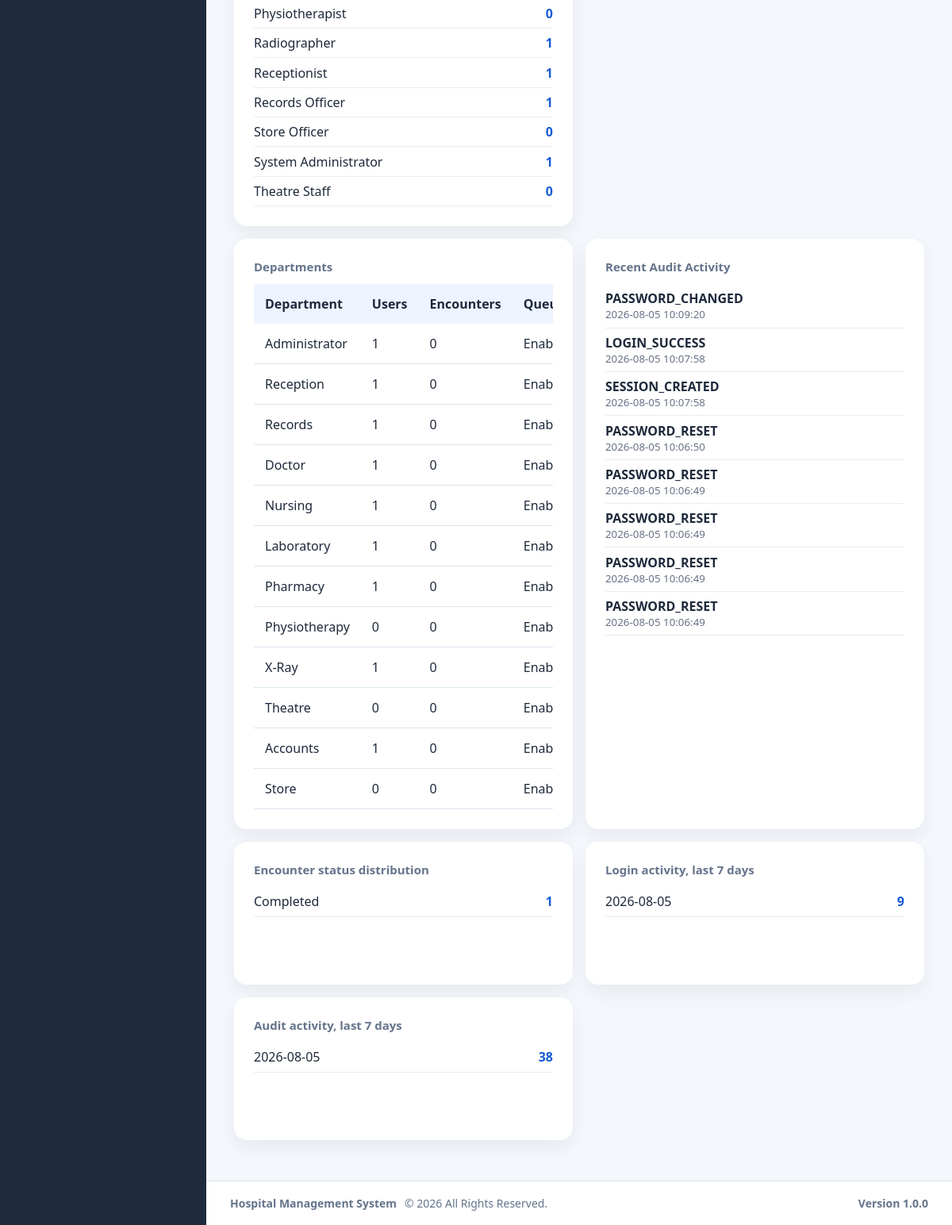
/dashboard/admin.php (signed in, lower part), run on an earlier commit of the app's database.
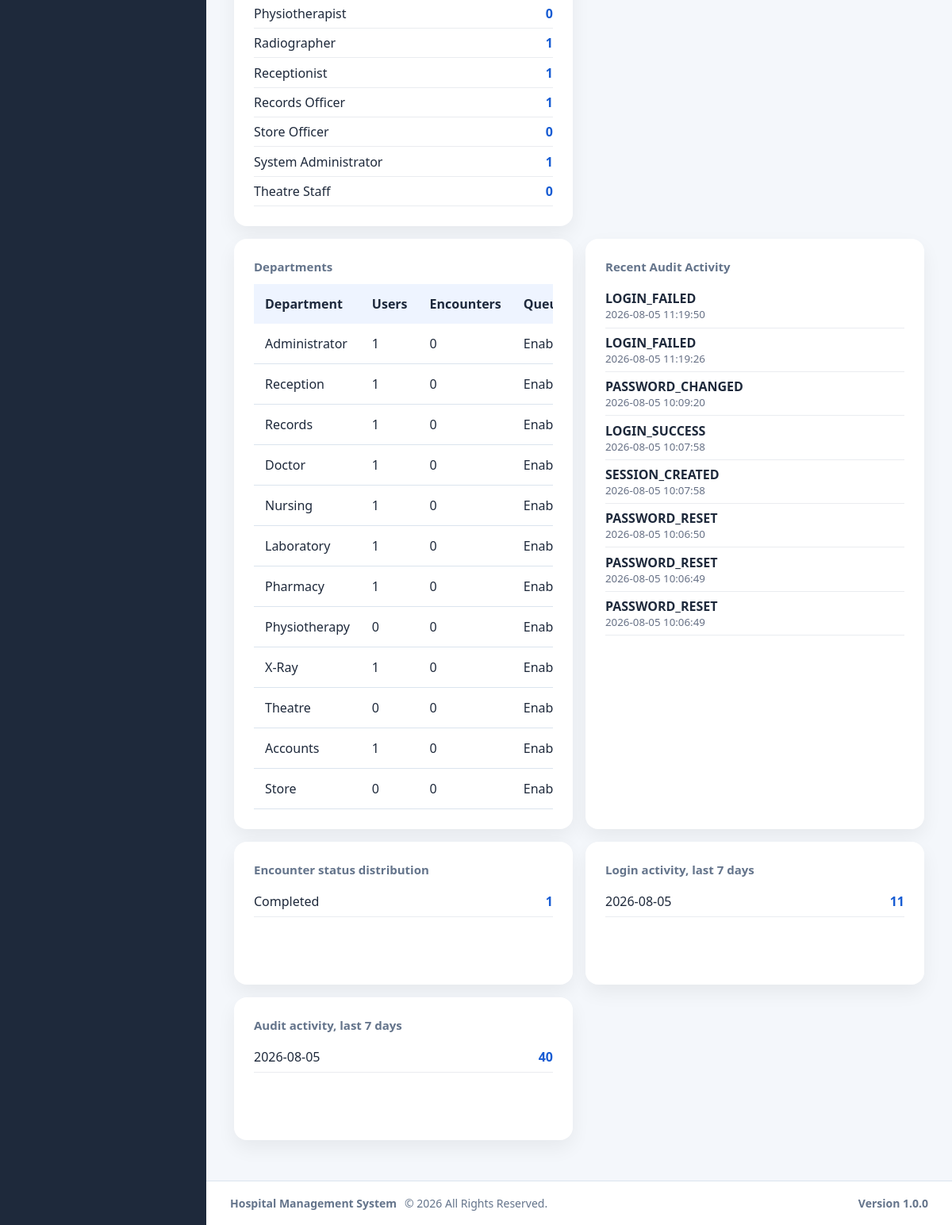
And on a later commit of the database.
### tables this page shows
CREATE TABLE `departments` (
  `id` int(11) NOT NULL AUTO_INCREMENT,
  `department_name` varchar(100) NOT NULL,
  `department_code` varchar(30) NOT NULL,
  `description` text DEFAULT NULL,
  `location` varchar(150) DEFAULT NULL,
  `contact_extension` varchar(30) DEFAULT NULL,
  `department_type` enum('Clinical','Administrative','Diagnostic','Support') NOT NULL DEFAULT 'Support',
  `queue_enabled` tinyint(1) NOT NULL DEFAULT 1,
  `is_active` tinyint(1) NOT NULL DEFAULT 1,
  `display_order` int(11) NOT NULL DEFAULT 0,
  `created_at` timestamp NOT NULL DEFAULT current_timestamp(),
  `updated_at` timestamp NULL DEFAULT NULL ON UPDATE current_timestamp(),
  PRIMARY KEY (`id`),
  UNIQUE KEY `uq_departments_name` (`department_name`),
  UNIQUE KEY `uq_departments_code` (`department_code`),
  KEY `idx_departments_active` (`is_active`),
  KEY `idx_departments_type` (`department_type`),
  KEY `idx_departments_queue` (`queue_enabled`)
);

CREATE TABLE `audit_logs` (
  `id` int(11) NOT NULL AUTO_INCREMENT,
  `user_id` int(11) DEFAULT NULL,
  `visit_id` int(11) DEFAULT NULL,
  `patient_id` int(11) DEFAULT NULL,
  `module` varchar(100) NOT NULL,
  `action` varchar(100) NOT NULL,
  `description` text DEFAULT NULL,
  `ip_address` varchar(50) DEFAULT NULL,
  `user_agent` varchar(255) DEFAULT NULL,
  `department_id` int(11) DEFAULT NULL,
  `severity` varchar(20) NOT NULL DEFAULT 'INFO',
  `event_type` varchar(100) NOT NULL DEFAULT 'GENERAL',
  `created_at` timestamp NOT NULL DEFAULT current_timestamp(),
  PRIMARY KEY (`id`),
  KEY `idx_audit_user` (`user_id`),
  KEY `idx_audit_visit` (`visit_id`),
  KEY `idx_audit_patient_created` (`patient_id`,`created_at`),
  KEY `idx_audit_module` (`module`),
  KEY `idx_audit_created` (`created_at`),
  KEY `idx_audit_action_created` (`action`,`created_at`),
  KEY `idx_audit_user_created` (`user_id`,`created_at`),
  KEY `idx_audit_ip_created` (`ip_address`,`created_at`),
  KEY `idx_audit_department_created` (`department_id`,`created_at`),
  KEY `idx_audit_module_created` (`module`,`created_at`),
  KEY `idx_audit_event_created` (`event_type`,`created_at`),
  KEY `idx_audit_severity_created` (`severity`,`created_at`),
  KEY `idx_audit_visit_created` (`visit_id`,`created_at`),
  CONSTRAINT `fk_audit_department` FOREIGN KEY (`department_id`) REFERENCES `departments` (`id`) ON DELETE SET NULL ON UPDATE CASCADE,
  CONSTRAINT `fk_audit_patient` FOREIGN KEY (`patient_id`) REFERENCES `patients` (`id`) ON DELETE SET NULL ON UPDATE CASCADE,
  CONSTRAINT `fk_audit_user` FOREIGN KEY (`user_id`) REFERENCES `users` (`id`) ON DELETE SET NULL ON UPDATE CASCADE,
  CONSTRAINT `fk_audit_visit` FOREIGN KEY (`visit_id`) REFERENCES `visits` (`id`) ON DELETE SET NULL ON UPDATE CASCADE
);

### dashboard/admin.php (the view, shortened to what the changed rows need)
<?php
require_once __DIR__ . '/../config/auth.php';
require_once __DIR__ . '/../config/database.php';
require_once __DIR__ . '/../config/helpers.php';
require_once __DIR__ . '/../services/DashboardService.php';
$dashboardService = new DashboardService($pdo);
$dashboardService->recordDashboardView((int)($currentUser['id'] ?? 0));
$dashboard = $dashboardService->getAdministratorDashboard();
$data = $dashboard['data'] ?? [];
$users = $data['users'] ?? [];
$departments = $data['departments'] ?? [];
$encounters = $data['encounters'] ?? [];
$audit = $data['audit'] ?? [];
$charts = $data['charts'] ?? [];
require_once __DIR__ . '/../layouts/header.php';
require_once __DIR__ . '/../layouts/sidebar.php';
?>
<main class="content admin-dashboard">
    <section class="dashboard-columns">
        <article class="card">
            <div class="metric-list">
                <?php foreach (($users['by_role'] ?? []) as $role => $count): ?>
                    <div><span><?= e($role) ?></span><strong><?= (int)$count ?></strong></div>
                <?php endforeach; ?>
            </div>
        </article>
    </section>
    <section class="dashboard-columns">
        <article class="card">
            <div class="table-wrapper">
                <table>
                    <thead><tr><th>Department</th><th>Users</th><th>Encounters</th><th>Queue</th></tr></thead>
                    <tbody>
                    <?php foreach (($departments['items'] ?? []) as $department): ?>
                        <tr>
                            <td><?= e($department['department_name']) ?></td>
                            <td><?= (int)$department['active_users'] ?></td>
                            <td><?= (int)$department['active_encounters'] ?></td>
                            <td><?= !empty($department['queue_enabled']) ? 'Enabled' : 'Disabled' ?></td>
                        </tr>
                    <?php endforeach; ?>
                    </tbody>
                </table>
            </div>
        </article>
        <article class="card">
            <?php foreach (array_slice($audit['recent'] ?? [], 0, 8) as $event): ?>
                <div class="activity-row"><strong><?= e($event['action'] ?? '') ?></strong><small><?= e($event['created_at'] ?? '') ?></small></div>
            <?php endforeach; ?>
        </article>
    </section>
    <section class="dashboard-columns charts" aria-label="Dashboard charts">
        <?php foreach ([
            ['Encounter status distribution', $encounters['by_status'] ?? []],
            ['Login activity, last 7 days', $charts['login_activity'] ?? []],
            ['Audit activity, last 7 days', $charts['audit_activity'] ?? []]
        ] as $chart): ?>
            <article class="card chart-card">
                <h3><?= e($chart[0]) ?></h3>
                <?php foreach ($chart[1] as $label => $value):
                    if (is_array($value)) {
                        $label = $value['activity_date'] ?? '';
                        $value = $value['total'] ?? 0;
                    }
                    $value = (int)$value;
                ?>
                    <div class="bar-row"><span><?= e((string)$label) ?></span><strong><?= $value ?></strong></div>
                <?php endforeach; ?>
            </article>
        <?php endforeach; ?>
    </section>
</main>
<?php require_once __DIR__ . '/../layouts/footer.php'; ?>

What changed in the data, as far as the page shows it:
no longer on this page (row unchanged): audit_logs: action "PASSWORD_RESET", created_at "2026-08-05 10:06:49"
no longer on this page (row unchanged): audit_logs: action "PASSWORD_RESET", created_at "2026-08-05 10:06:49"
added audit_logs: action "LOGIN_FAILED", created_at "2026-08-05 11:19:50"
added audit_logs: action "LOGIN_FAILED", created_at "2026-08-05 11:19:26"
Also different on the page:
list line gone: "2026-08-05 9"
new list line: "2026-08-05 11"
list line gone: "2026-08-05 38"
new list line: "2026-08-05 40"
